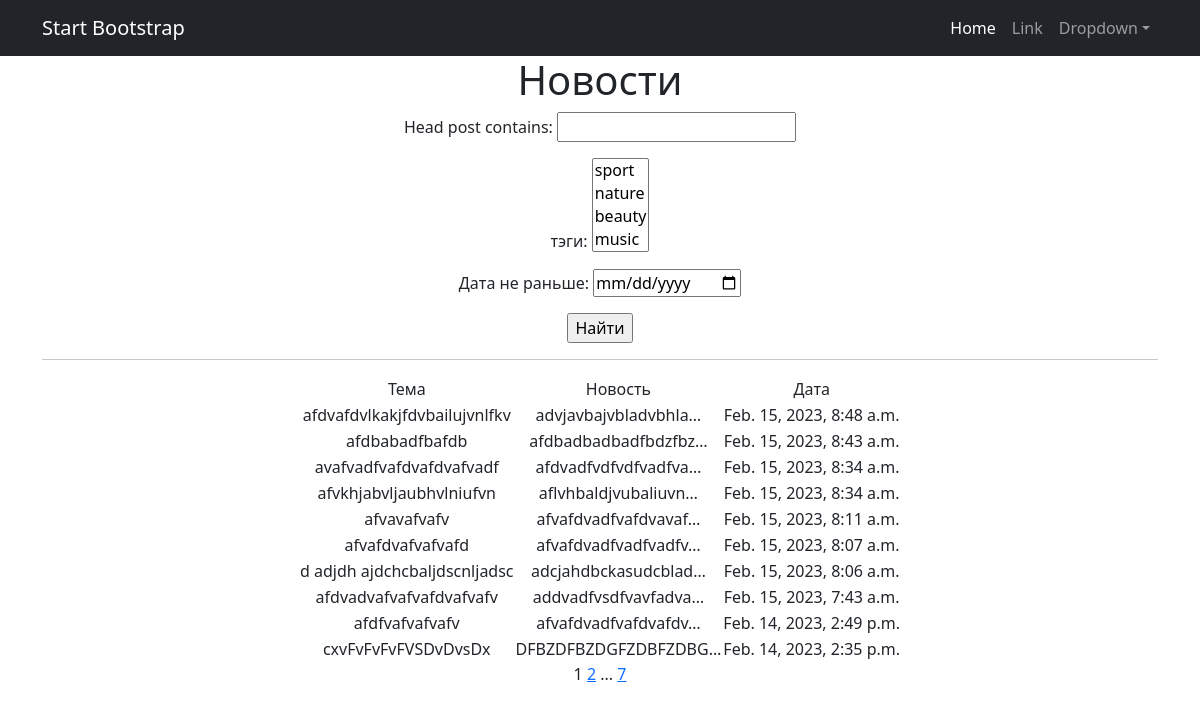
Page /post/ on the committed database.
### newstrueapp/models.py (models this page shows, shortened)
class Post(models.Model):
    date_post = models.DateTimeField(auto_now_add=True)
    head_post = models.CharField(max_length = 50, null=True)
    text_post = models.TextField()
    rating_post = models.IntegerField(default=0.0)
    type_post = models.CharField(max_length = 7, default='news')
    author = models.ForeignKey(Author, on_delete=models.CASCADE)
    cathegories = models.ManyToManyField (Cathegory, through = 'PostCathegory')

### newstrueapp/views.py (the view)
# urls.py: path('', PostList.as_view(), name = 'post_list'),
class PostList(ListView):
    model = Post
    ordering = '-date_post'
    template_name = 'news.html'
    context_object_name = 'posts'
    paginate_by = 10
    def get_queryset(self):
        queryset = super().get_queryset()
        self.filterset = PostFilter(self.request.GET, queryset)
        return self.filterset.qs
    def get_context_data(self, **kwargs):
        context = super().get_context_data(**kwargs)
        context['filterset'] = self.filterset
        return context

### newstrueapp/models.py (called while the page is built)
    def __str__(self):
        return f'{self.cathegory_name}'

### newstrueapp/templatetags/custom_tags.py (called while the page is built)
@register.simple_tag(takes_context=True)
def url_replace(context, **kwargs):
   d = context['request'].GET.copy()
   for k, v in kwargs.items():
       d[k] = v
   return d.urlencode()

### templates/news.html (shortened to what this page needs)
{% extends 'flatpages/default.html' %}
{% load custom_tags %}
{% block content %}
<h1>Новости</h1>
   <form action="" method="get">
       {{ filterset.form.as_p }}
       <input type="submit" value="Найти" />
   </form>
<hr>
{% if posts %}
    <table align="center">
        <tr>
            <td>Тема</td>
            <td>Новость</td>
            <td>Дата</td>
        </tr>
        {% for post in posts %}
        <tr>
            <td>{{ post.head_post }}</td>
            <td>{{ post.text_post|truncatechars:20 }}</td>
            <td>{{ post.date_post }}</td>
        </tr>
        {% endfor %}
    </table>
{% else %}
       <h2>Новостей нет!</h2>
   {% endif %}
   {{ page_obj.number }}
   {% if page_obj.has_next %}
       <a href="?{% url_replace page=page_obj.next_page_number %}">{{ page_obj.next_page_number }}</a>
       {% if paginator.num_pages != page_obj.next_page_number %}
           ...
           <a href="?{% url_replace page=page_obj.paginator.num_pages %}">{{ page_obj.paginator.num_pages }}</a>
       {% endif %}
   {% endif %}
{% endblock content %}

### rows in the picture
Post: head_post "afdvafdvlkakjfdvbailujvnlfkv", text_post "advjavbajvbladvbhla…", date_post "Feb. 15, 2023, 8:48 a.m."
Post: head_post "afdbabadfbafdb", text_post "afdbadbadbadfbdzfbz…", date_post "Feb. 15, 2023, 8:43 a.m."
Post: head_post "avafvadfvafdvafdvafvadf", text_post "afdvadfvdfvdfvadfva…", date_post "Feb. 15, 2023, 8:34 a.m."
Post: head_post "afvkhjabvljaubhvlniufvn", text_post "aflvhbaldjvubaliuvn…", date_post "Feb. 15, 2023, 8:34 a.m."
Post: head_post "afvavafvafv", text_post "afvafdvadfvafdvavaf…", date_post "Feb. 15, 2023, 8:11 a.m."
Post: head_post "afvafdvafvafvafd", text_post "afvafdvadfvadfvadfv…", date_post "Feb. 15, 2023, 8:07 a.m."
Post: head_post "d adjdh ajdchcbaljdscnljadsc", text_post "adcjahdbckasudcblad…", date_post "Feb. 15, 2023, 8:06 a.m."
Post: head_post "afdvadvafvafvafdvafvafv", text_post "addvadfvsdfvavfadva…", date_post "Feb. 15, 2023, 7:43 a.m."
Post: head_post "afdfvafvafvafv", text_post "afvafdvadfvafdvafdv…", date_post "Feb. 14, 2023, 2:49 p.m."
Post: head_post "cxvFvFvFvFVSDvDvsDx", text_post "DFBZDFBZDGFZDBFZDBG…", date_post "Feb. 14, 2023, 2:35 p.m."

### other values in the picture
{{ page_obj.number }} "1"
{{ page_obj.next_page_number }} "2"
{{ page_obj.paginator.num_pages }} "7"
